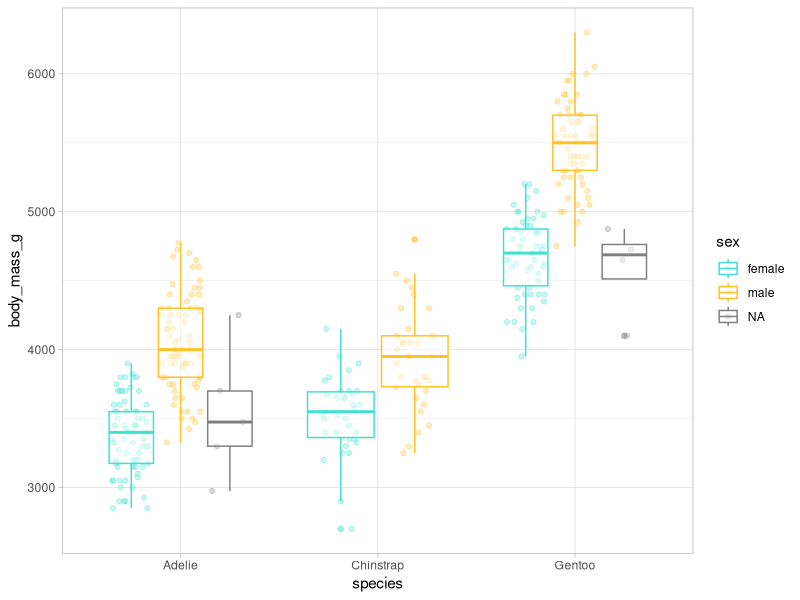
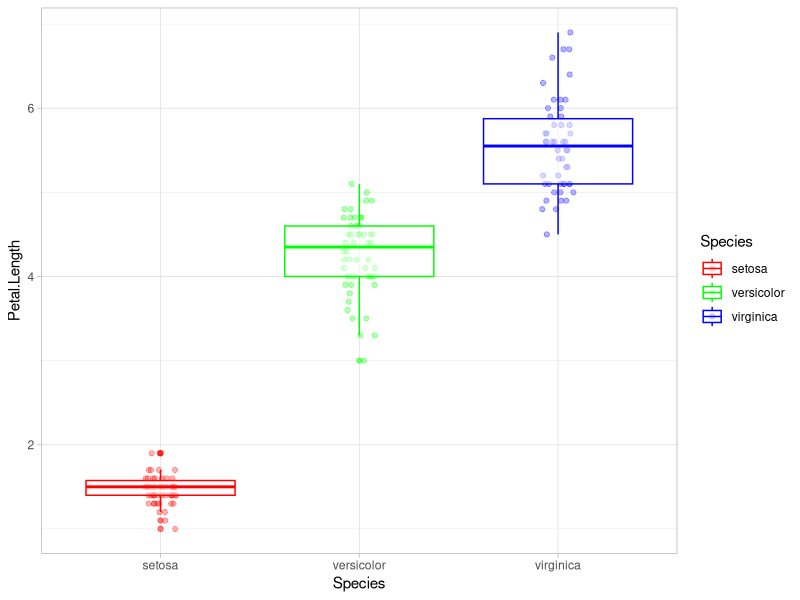
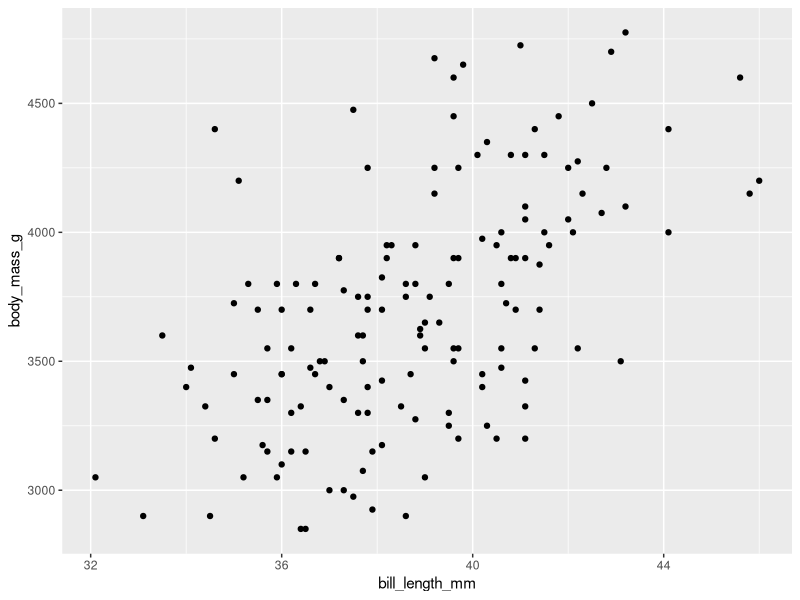
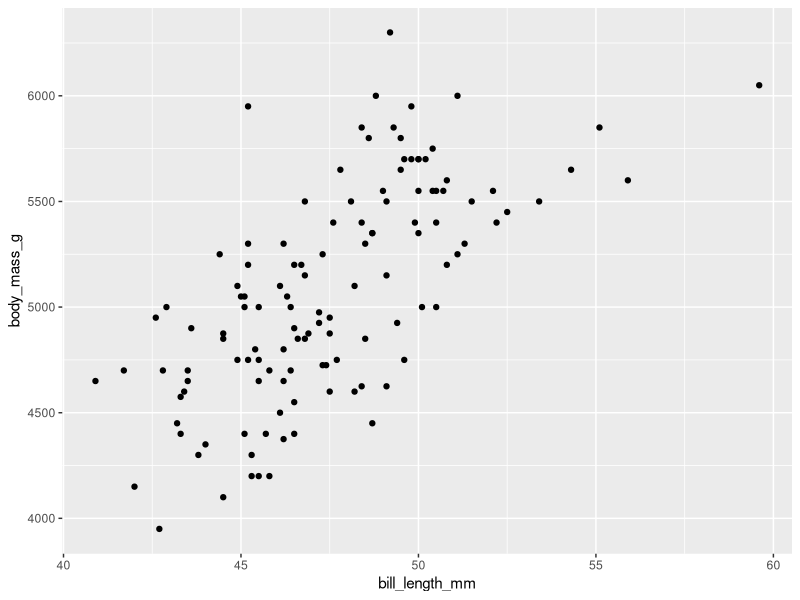
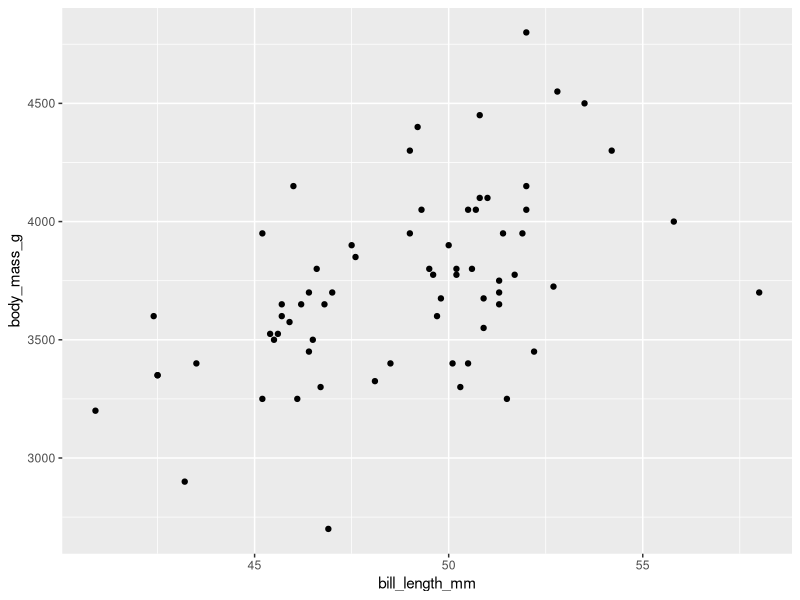

Source code (R) for these figures, in order:
## ---- chunk 1

# 1
10 * 3

# 2
my_values <- 1901:2000

# 3
my_values + 5

# 4
my_values * my_values

# 5
object <- c(rep(x = 5, times = 9), seq(from = 5, to = 50, by = 5))

# 6
length(object)

## ---- chunk 2

# 1
ls <- list(
  df1 = data.frame(var1_numbers = 1:10, var2_letters = letters[1:10]),
  df2 = data.frame(var1_sample = sample(x = 10), var2_rnorm = rnorm(n = 10))
)

# 2
ls[[1]]$var2_letters[8]
ls[[2]]$var2_rnorm[8]

## ---- chunk 3

library(palmerpenguins)
library(tidyverse)

# 1
adelie <- penguins |> 
  filter(species == "Adelie") |> 
  arrange(flipper_length_mm)

# 2
adelie_subset <- adelie |> 
  select(island, contains("bill"))

# 3
adelie2 <- adelie |> 
  select(-species)

## ---- chunk 4

# 1
penguins |> 
  group_by(island) |> 
  summarise(
    n = n(),
    mean_flipper_length = mean(flipper_length_mm, na.rm = TRUE)
  )

# 2
penguins |> 
  mutate(mass_by_length = (body_mass_g / 1000) / flipper_length_mm) |> 
  select(mass_by_length)

## ---- chunk 5

divide_by_100 <- function(x) {
  x / 100
}

divide_by_100(30)

## ---- chunk 6

# R base
standardise <- function(x, my.na.rm) {
  (x - mean(x, na.rm = my.na.rm)) / sd(x, na.rm = my.na.rm)
}

standardise(penguins$bill_length_mm, my.na.rm = T)

# ...
standardise_dot <- function(x, ...) {
  (x - mean(x, ...)) / sd(x, ...)
}

standardise_dot(penguins$bill_length_mm, na.rm = T)

# Tidyverse
standardise_tidy <- function(x, my.na.rm) {
  ({{ x }} - mean({{ x }}, na.rm = my.na.rm)) / sd({{ x }}, na.rm = my.na.rm)
} 

penguins |> 
  mutate(st_bill_length = standardise_tidy(x = bill_length_mm, my.na.rm = T)) |> 
  select(bill_length_mm, st_bill_length)

## ---- chunk 7

penguins_num <- penguins |> 
  select(species, sex, where(is.numeric))

explore_penguins <-
  function(var) {
    ggplot(penguins_num, aes(x = species, y = .data[[var]], color = sex)) +
      geom_point(position = position_jitterdodge(), alpha = 0.3) +
      geom_boxplot(alpha = 0.5) +
      scale_color_manual(values = c("turquoise", "goldenrod1")) +
      theme_light() +
      ylab(var)
  }

explore_penguins("body_mass_g")

explore_df <- function(df, x_var, y_var, color) {
  ggplot(data = df, aes(x = .data[[x_var]], y = .data[[y_var]], color = .data[[color]])) + 
    geom_point(position = position_jitterdodge(), alpha = 0.3) +
    geom_boxplot(alpha = 0.5) + 
    scale_color_manual(values = rainbow(n = length(unique(df[[color]])))) +
    theme_light() + 
    ylab(y_var)
}

explore_df(df = iris, # iris is a dataset loaded in RStudio by default
           y_var = "Petal.Length",
           x_var = "Species",
           color = "Species")

## ---- chunk 8

rescale01 <- function(x) {
  rng <- range(x, na.rm = TRUE)   
  (x - rng[1]) / (rng[2] - rng[1]) 
} 

mutate_rescale01 <- function(data, x) {
  data |> 
    mutate(var_rescaled = rescale01({{ x }}))
} 

df <- penguins |> 
  select(bill_length_mm, bill_depth_mm, flipper_length_mm, body_mass_g)

mutate_rescale01(data = df, x = bill_length_mm)

## ---- chunk 9

output <- vector("double", ncol(penguins))

for (i in seq_along(penguins)) {
  if (is.numeric(penguins[[i]])) {
    output[[i]] <- mean(penguins[[i]], na.rm = TRUE)
  } else {
    output[[i]] <- NA
  }
}

output

## ---- chunk 10

apply_1_5 <- function(f) {
  f(1:5)
}

apply_1_5(sqrt)

## ---- chunk 11

sum_10 <- function(x) {
  x + 10
}

map(1:4, sum_10) 

## ---- chunk 12

map(penguins, \(x) mean(x)) 
map(penguins, \(x) mean(x, na.rm = T)) # option 1 
map(penguins, mean, na.rm = T) # option 2 

## ---- chunk 13

map_lgl(penguins, is.numeric) 
penguins_num <- penguins[ , map_lgl(penguins, is.numeric)]  

map_dbl(penguins_num, median, na.rm = T) 
map_chr(penguins, class) 
map_int(penguins, \(x) length(unique(x))) 
1:4 |> 
  map_vec(\(x) as.Date(ISOdate(2025, 05, 26)) + x)

## ---- chunk 14

penguins_list <- penguins |>   
  group_split(species)  

# we assign names to the list
names(penguins_list) <- c("p1", "p2", "p3")  

# solution:
map2(penguins_list, names(penguins_list), \(arg_df, arg_name) mutate(arg_df, name = arg_name))

## ---- chunk 15

penguins_nested <- penguins |>   
  group_by(species) |>   
  nest() |>    
  mutate(     
    lm_obj = map(data, \(df) lm(       
      bill_length_mm ~ body_mass_g,       
      data = df)),     
    pred = map2(lm_obj, data, \(x, y) predict(x, y)),
    # or equivalent
    # pred = map2(lm_obj, data, predict),
    # solution:     
    corr = map2_dbl(pred, data,
                    \(x, y) cor(x, y$bill_length_mm, use = "complete"))   
    )

# unnest() 
penguins_nested |>    
  unnest(pred) |>    
  select(!c(data, lm_obj)) 

## ---- chunk 16

# exercise 9.1.1 
penguins_list <- penguins |>   
  group_split(species)  

# we assign names to the list
names(penguins_list) <- c("p1", "p2", "p3")  

# exercise 9.2.1 
pmap(list(penguins_list, names(penguins_list)), 
  \(arg_df, arg_name) mutate(arg_df, name = arg_name)) 

## ---- chunk 17

penguins_nested <- penguins |>   
  group_by(species) |>   
  nest()  

penguins_nested_str <- penguins_nested |>    
  mutate(path = str_glue("penguins_{species}.csv")) 

penguins_nested_str  

walk2(penguins_nested_str$data, penguins_nested_str$path, write_csv) 

## ---- chunk 18

gg_penguins_bill_body <- function(data_df) {
  ggplot(data = data_df, aes(x = bill_length_mm, y = body_mass_g)) +     
    geom_point()
}  

penguins_nested <- penguins |>   
  group_by(species) |>   
  nest() |>   
  mutate(gg_obj = map(data, gg_penguins_bill_body)) 

penguins_nested_str <- penguins_nested |>    
  mutate(path = str_glue("penguins_{species}.png"))  

penguins_nested_str  

pwalk(list(plot = penguins_nested_str$gg_obj, filename = penguins_nested_str$path),
  ggsave) 

## ---- chunk 19

penguins |>    
  map(safely(log)) |>    
  transpose() 

## ---- chunk 20
Sys.time()
sessionInfo()
